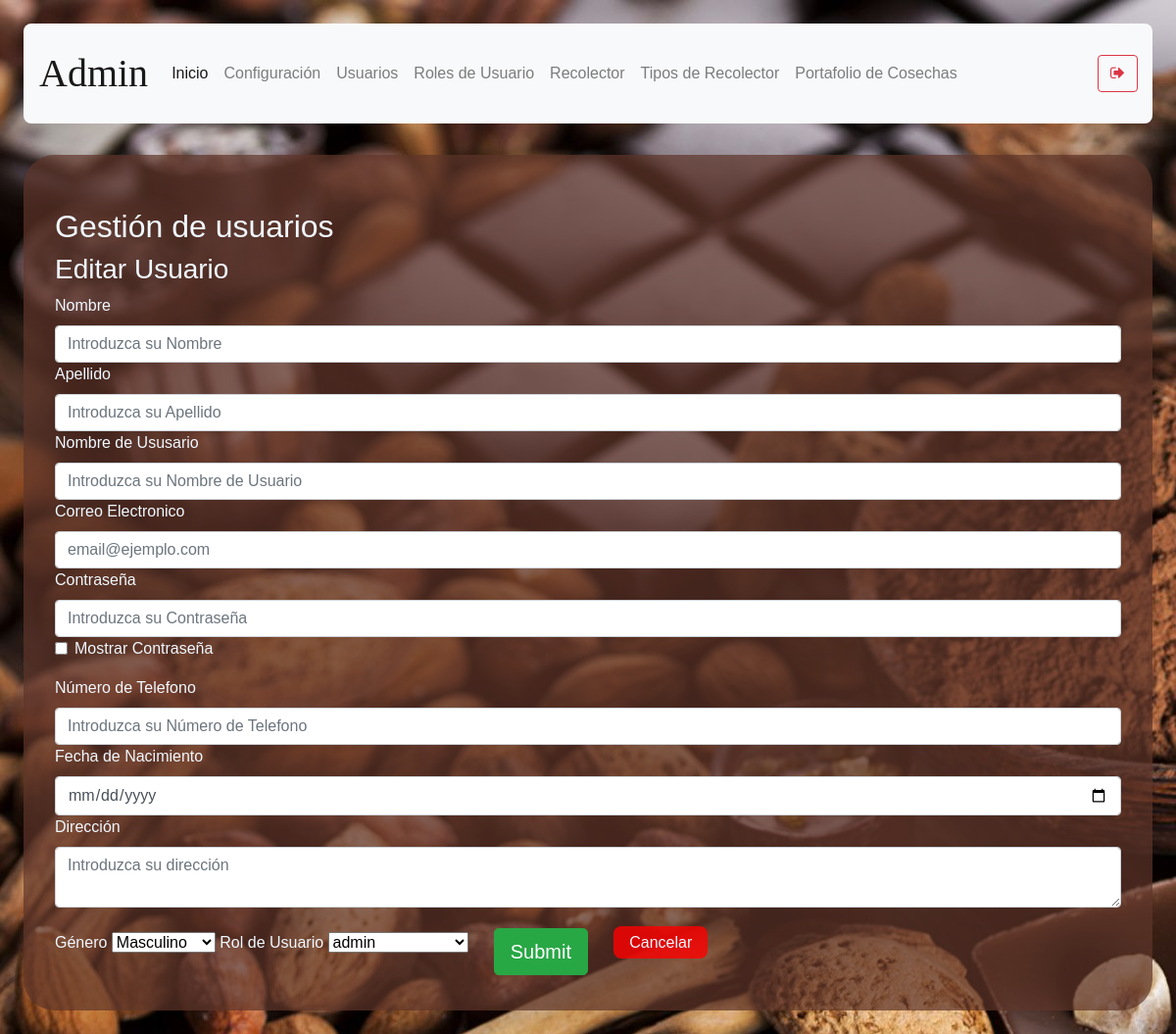
/user-management/edit-user/3 (signed in), run on an earlier commit of the app's database.
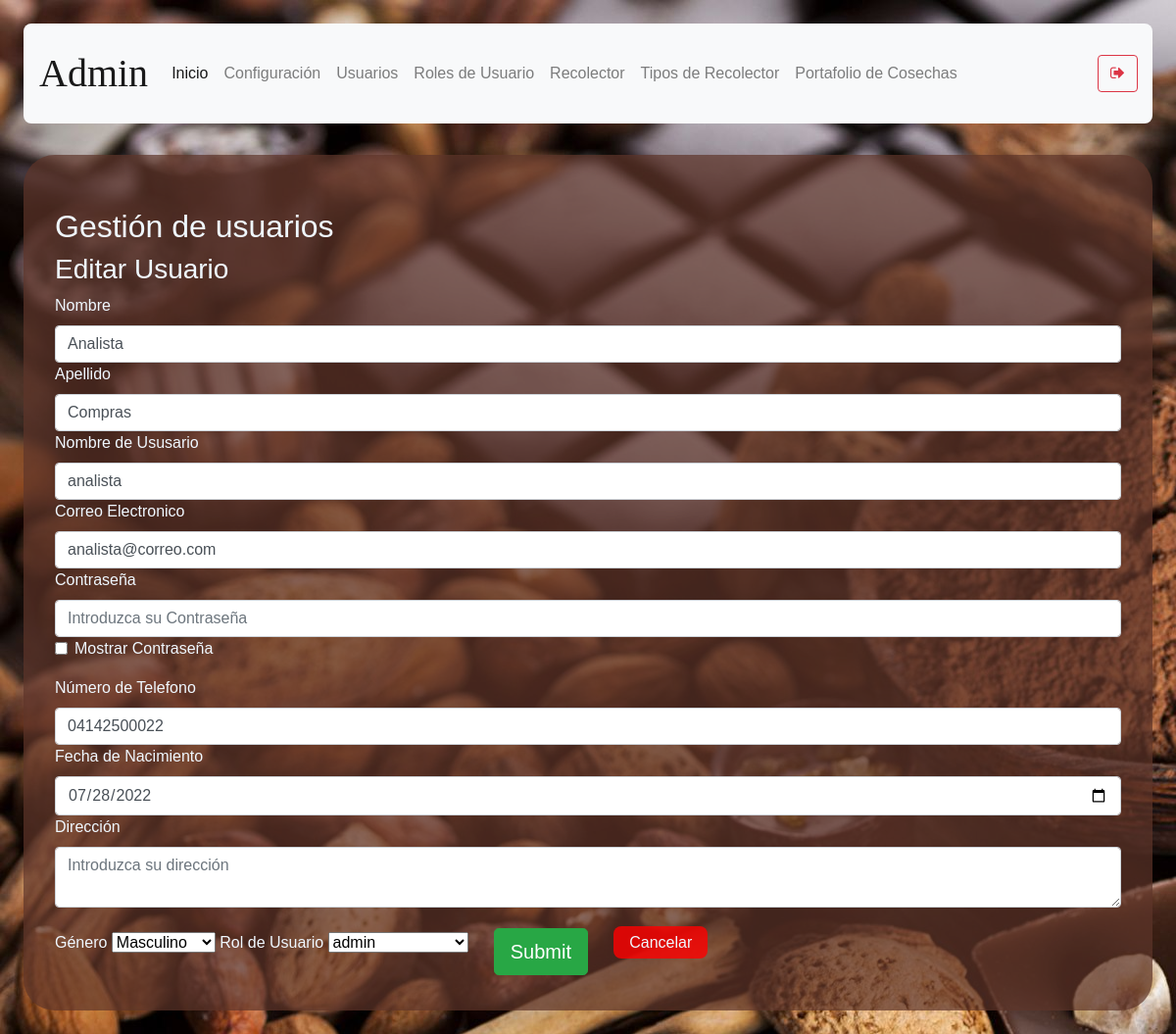
And on a later commit of the database.
### models/user.py (models this page shows, shortened)
class User(db.Model) :
    __tablename__ = "user"
    id = db.Column(db.Integer, primary_key = True)
    name = db.Column(db.String(100), nullable = False)
    last_name = db.Column(db.String(100), nullable = False)
    username = db.Column(db.String(100), unique = True, nullable = False)
    email = db.Column(db.String(100), nullable = True)
    password = db.Column(db.String(100), nullable = False)
    gender = db.Column(db.String(10), nullable = False)
    date_of_birth = db.Column(db.String(10), nullable = False)
    phone = db.Column(db.String(20), nullable = True)
    address = db.Column(db.String(150), nullable = True)
    user_rol_id = db.Column(db.Integer, db.ForeignKey('user_rol.id'))
    F_Harvest = db.Column(db.Integer, db.ForeignKey('harvest.id'))
    def get_user_rol_by_username( self, username ):
        user_rol_id = User.query.filter_by(username = username).first().user_rol_id
        user_rol = User_rol.query.get(user_rol_id).description
        return user_rol

### routes/user.py (the view)
@user.route('/user-management/edit-user/<id>')
def edit_user(id):
    if( not verify_permissions(session, User) ):
        return redirect(url_for('auth.index'))
    user = User.query.get(id)
    rols = User_rol.query.all()
    harvests = Harvest.query.all()
    return render_template("user-management-edit-user.html", user = user, \
        rols=rols, harvests=harvests)

### utils/functions.py (called while the page is built)
def verify_permissions(session, User, allowed=['admin']):
    return 'username' in session and \
    ( allowed == 'all' or User.get_user_rol_by_username(User, session['username']) in allowed)

### templates/user-management-edit-user.html (shortened to what this page needs)
{% extends "base.html" %}
{% block content %}
    <h2>Gestión de usuarios</h2>
    <section class="h-100">
                  <h3>Editar Usuario</h3>
                  <form method="POST" id="edit-user" action="/user-management/edit-user/save">
                      <label>Nombre</label>
                      <input class="form-control" type="text" name="name" placeholder="Introduzca su Nombre" value="{{ user.name }}" required/>
                      <label>Apellido</label>
                      <input class="form-control" type="text" name="last_name" placeholder="Introduzca su Apellido" value="{{ user.last_name }}" required/>
                      <label>Nombre de Ususario</label>
                      <input class="form-control" type="text" name="username" placeholder="Introduzca su Nombre de Usuario" value="{{ user.username }}"  required/>
                      <label>Correo Electronico</label>
                      <input class="form-control" type="email" name="email" placeholder="email@ejemplo.com" value="{{ user.email }}"  required/>
                      <label>Contraseña</label>
                      <input id="edit-password" class="form-control" type="password" name="password" placeholder="Introduzca su Contraseña" />
                      <div class="form-group form-check">
                        <input type="checkbox" class="form-check-input" id="exampleCheck1" onclick="unmaskPassword('edit-password')">
                        <label class="form-check-label" for="exampleCheck1">Mostrar Contraseña</label>
                      </div>
                      <label>Número de Telefono</label>
                      <input class="form-control" type="text" name="phone" placeholder="Introduzca su Número de Telefono" value="{{ user.phone }}"  required/>
                      <label>Fecha de Nacimiento</label>
                      <input class="form-control" type="date" name="date_of_birth" value="{{ user.date_of_birth }}"  required/>
                      <label>Dirección</label>
                      <textarea class="form-control" name="address" placeholder="Introduzca su dirección" >{{ user.address }}</textarea>
                      <label>Género</label>
                        <select class="form-select" name="gender" form="edit-user">
                            <option value="male">Masculino</option>
                        </select>
                        <label>Rol de Usuario</label>
                        <select class="form-select" name="user_rol" form="edit-user">
                            {% for rol in rols %}
                            <option value="{{ rol.description }}">{{ rol.description }}</option>
                            {% endfor %}
                        </select>
                    <button type="submit" class="btn btn-success btn-lg mb-1">Submit</button>
                    <a class="abord" href="/user-management">Cancelar</a>
                  </form>
{% endblock %}

What changed in the data, as far as the page shows it:
added User: name "Analista", last_name "Compras", username "analista", email "analista@correo.com", phone "04142500022", date_of_birth "07/28/2022"
